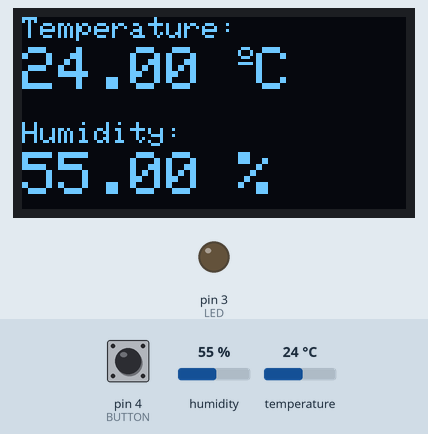
Recording of a sketch running on a simulated Arduino Uno, built with avr-gcc and run on an emulated ATmega328P. On the bench: 128×64 one-colour display, output pins drawn as LEDs (lit = HIGH). The inputs (shaded band) are chosen by the test bench; at power-on: humidity 55 %, pin 4 (BUTTON) LOW, temperature 24 °C. What the sketch prints to the serial monitor is not drawn.

Above: at 3.2 s.
3.3 s: humidity set to 22 %
At 5.3 s:
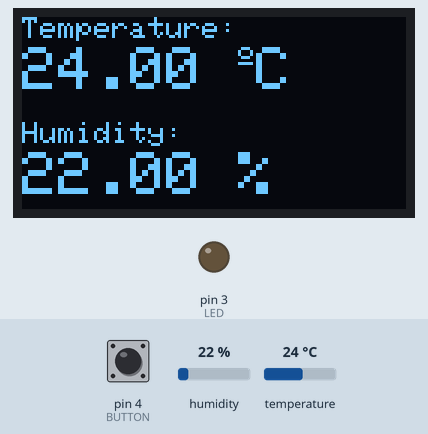
5.6 s: pin 4 (BUTTON) pulled HIGH for 0.15 s
At 5.7 s:
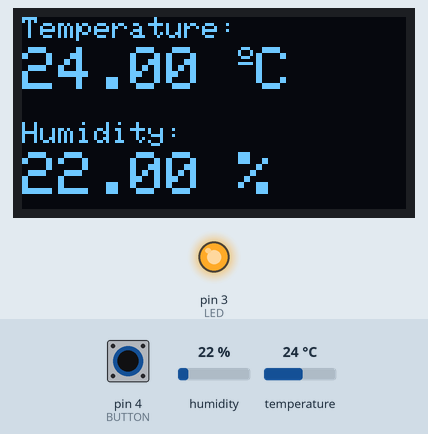
7.2 s: temperature set to 12 °C
At 8.6 s:
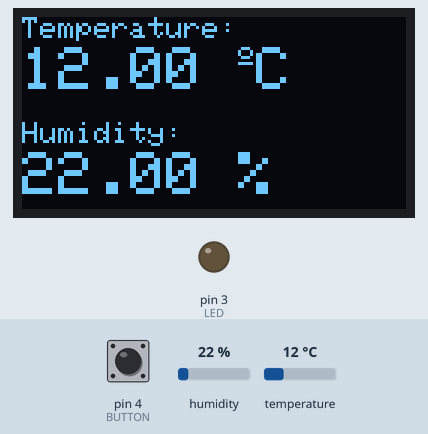
9.7 s: humidity set to 40 %
At 10.9 s:
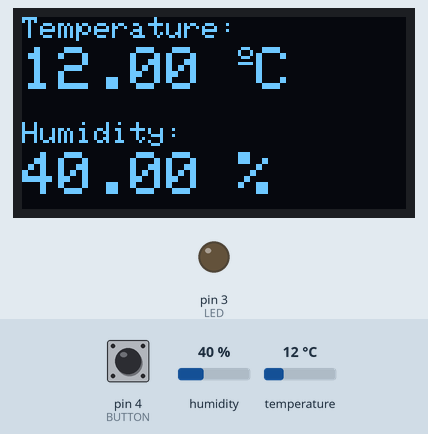
11.7 s: temperature set to 19 °C
At 13.2 s:
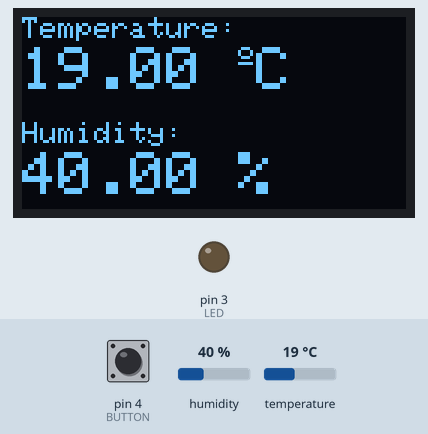
13.8 s: pin 4 (BUTTON) pulled HIGH for 1 s
At 14.5 s:
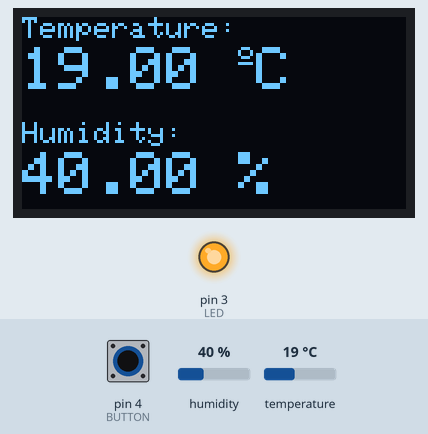
Timing chart, 0 to 16.8 s (numbered marks = the images above; inputs shaded):
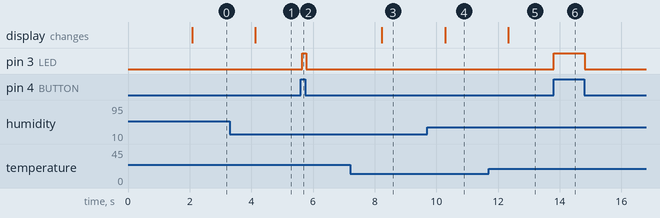

The sketch:

UNO_OLED_DH11_.ino
```cpp
#include <SPI.h>
#include <Wire.h>
#include <Adafruit_GFX.h>
#include <Adafruit_SSD1306.h>
#define SCREEN_WIDTH 128 // OLED display width, in pixels
#define SCREEN_HEIGHT 64 // OLED display height, in pixels
#define OLED_RESET     -1 // Reset pin # (or -1 if sharing Arduino reset pin)
#define SCREEN_ADDRESS 0x3C ///< See datasheet for Address; 0x3D for 128x64, 0x3C for 128x32
Adafruit_SSD1306 display(SCREEN_WIDTH, SCREEN_HEIGHT, &Wire, OLED_RESET);
#include "DHT.h"
#define DHTTYPE DHT11
#define DHTPIN 2
// Initialize DHT sensor.
DHT dht(DHTPIN, DHTTYPE);
const int BUTTON = 4;
const int LED = 3;
int BUTTONstate = 0;
void setup() {
  // put your setup code here, to run once:
  pinMode(BUTTON, INPUT);
  pinMode(LED, OUTPUT);
  Serial.begin(9600);
  Serial.println(F("DHTxx test!"));
  dht.begin();
  if(!display.begin(SSD1306_SWITCHCAPVCC, SCREEN_ADDRESS)) { // Address 0x3D for 128x64

    Serial.println(F("SSD1306 allocation failed")); //This snippet also prints a message on the Serial Monitor, in case we’re not able to connect to the display.
    for(;;);// Don't proceed, loop forever
  }

  delay(2000);
  display.clearDisplay();
  display.setTextColor(WHITE);
}

void loop() {
  // put your main code here, to run repeatedly:
  buttonled();
  // Wait a few seconds between measurements.
  //delay(2000);
    float h = dht.readHumidity();
  // Read temperature as Celsius (the default)
  float t = dht.readTemperature();
  // Check if any reads failed and exit early (to try again).
  if (isnan(h) || isnan(t)) {
    Serial.println(F("Failed to read from DHT sensor!"));
    return;
  }
  aaa(h,t);
  display.clearDisplay();
  // display temperature
  display.setTextSize(1);
  display.setCursor(0, 0);
  display.print("Temperature: ");
  display.setTextSize(2);
  display.setCursor(0, 10);
  display.print(t);
  display.print(" ");
  display.setTextSize(1);
  display.cp437(true);//To display the º symbol, we use
  display.write(167);//Then, use the write() method to display your chosen character. The º
  display.setTextSize(2);
  display.print("C");

  // display humidity
  display.setTextSize(1);
  display.setCursor(0, 35);
  display.print("Humidity: ");
  display.setTextSize(2);
  display.setCursor(0, 45);
  display.print(h);
  display.print(" %");

  display.display();//call display.display()
}

void aaa(float h, float t){
  Serial.print(F("Humidity: "));
  Serial.print( h);
  Serial.print(F("%  Temperature: "));
  Serial.print(t);
  Serial.print(F("°C "));
  Serial.println();
}
void buttonled(){
  BUTTONstate = digitalRead(BUTTON);
  if (BUTTONstate == HIGH)
  {
    digitalWrite(LED, HIGH);
  }
  else{
    digitalWrite(LED, LOW);
  }
}
```

Measured:
- after the input at 3.3 s, the display: changes after 0.83 s (image 1)
- after the input at 5.6 s, pin 3 (LED): LOW → HIGH at once, → LOW 0.13 s later
- after the input at 7.2 s, the display: changes after 1.0 s (image 3)
- after the input at 9.7 s, the display: changes after 0.59 s (image 4)
- after the input at 11.7 s, the display: changes after 0.64 s (image 5)
- after the input at 13.8 s, pin 3 (LED): LOW → HIGH at once, → LOW 1.0 s later
